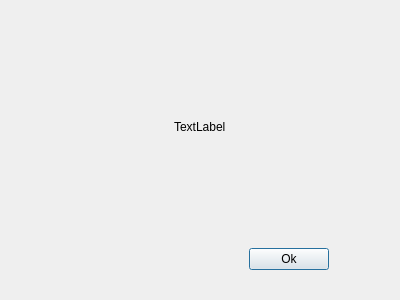
<?xml version="1.0" encoding="UTF-8"?>
<ui version="4.0">
 <class>Thumbass</class>
 <widget class="QDialog" name="Thumbass">
  <property name="geometry">
   <rect>
    <x>0</x>
    <y>0</y>
    <width>400</width>
    <height>300</height>
   </rect>
  </property>
  <property name="windowTitle">
   <string>Dialog</string>
  </property>
  <layout class="QGridLayout" name="gridLayout">
   <item row="0" column="0">
    <layout class="QVBoxLayout" name="verticalLayout" stretch="1,10,1,1,1">
     <item>
      <spacer name="verticalSpacer">
       <property name="orientation">
        <enum>Qt::Vertical</enum>
       </property>
       <property name="sizeHint" stdset="0">
        <size>
         <width>20</width>
         <height>40</height>
        </size>
       </property>
      </spacer>
     </item>
     <item>
      <layout class="QHBoxLayout" name="horizontalLayout_2" stretch="0,0,0">
       <item>
        <spacer name="horizontalSpacer_3">
         <property name="orientation">
          <enum>Qt::Horizontal</enum>
         </property>
         <property name="sizeHint" stdset="0">
          <size>
           <width>40</width>
           <height>20</height>
          </size>
         </property>
        </spacer>
       </item>
       <item>
        <widget class="QLabel" name="label">
         <property name="text">
          <string>TextLabel</string>
         </property>
        </widget>
       </item>
       <item>
        <spacer name="horizontalSpacer_4">
         <property name="orientation">
          <enum>Qt::Horizontal</enum>
         </property>
         <property name="sizeHint" stdset="0">
          <size>
           <width>40</width>
           <height>20</height>
          </size>
         </property>
        </spacer>
       </item>
      </layout>
     </item>
     <item>
      <spacer name="verticalSpacer_2">
       <property name="orientation">
        <enum>Qt::Vertical</enum>
       </property>
       <property name="sizeHint" stdset="0">
        <size>
         <width>20</width>
         <height>40</height>
        </size>
       </property>
      </spacer>
     </item>
     <item>
      <layout class="QHBoxLayout" name="horizontalLayout" stretch="4,0,1">
       <item>
        <spacer name="horizontalSpacer">
         <property name="orientation">
          <enum>Qt::Horizontal</enum>
         </property>
         <property name="sizeHint" stdset="0">
          <size>
           <width>40</width>
           <height>20</height>
          </size>
         </property>
        </spacer>
       </item>
       <item>
        <widget class="QPushButton" name="pushButton">
         <property name="text">
          <string>Ok</string>
         </property>
        </widget>
       </item>
       <item>
        <spacer name="horizontalSpacer_2">
         <property name="orientation">
          <enum>Qt::Horizontal</enum>
         </property>
         <property name="sizeHint" stdset="0">
          <size>
           <width>40</width>
           <height>20</height>
          </size>
         </property>
        </spacer>
       </item>
      </layout>
     </item>
     <item>
      <spacer name="verticalSpacer_3">
       <property name="orientation">
        <enum>Qt::Vertical</enum>
       </property>
       <property name="sizeHint" stdset="0">
        <size>
         <width>20</width>
         <height>40</height>
        </size>
       </property>
      </spacer>
     </item>
    </layout>
   </item>
  </layout>
 </widget>
 <resources/>
 <connections>
  <connection>
   <sender>pushButton</sender>
   <signal>clicked()</signal>
   <receiver>Thumbass</receiver>
   <slot>close()</slot>
   <hints>
    <hint type="sourcelabel">
     <x>284</x>
     <y>252</y>
    </hint>
    <hint type="destinationlabel">
     <x>199</x>
     <y>149</y>
    </hint>
   </hints>
  </connection>
 </connections>
</ui>
